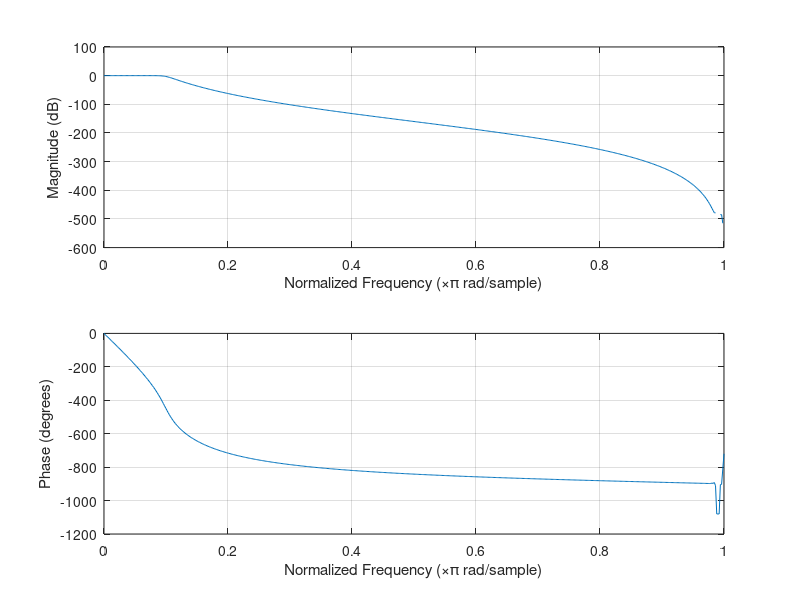
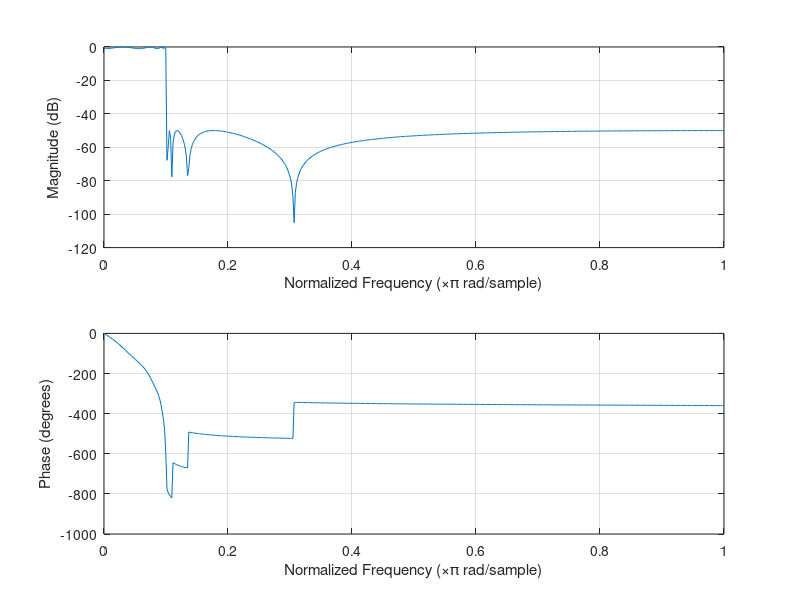
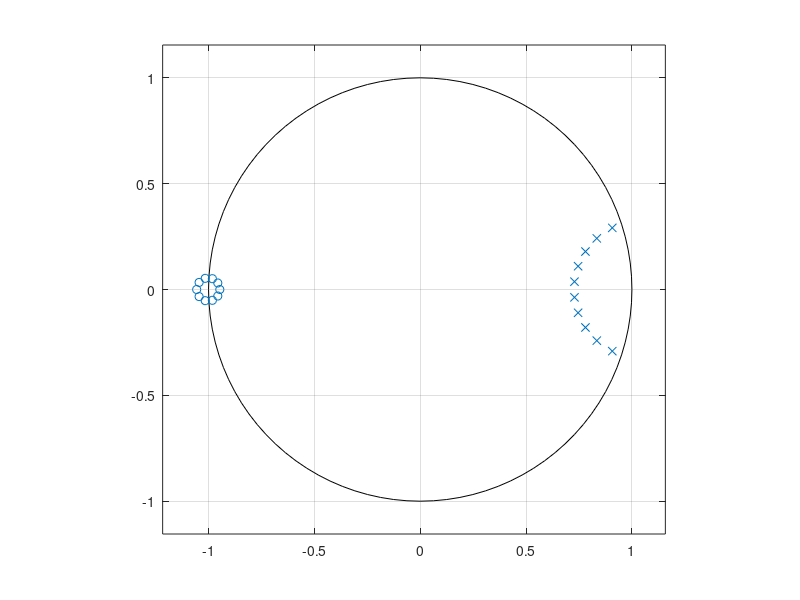
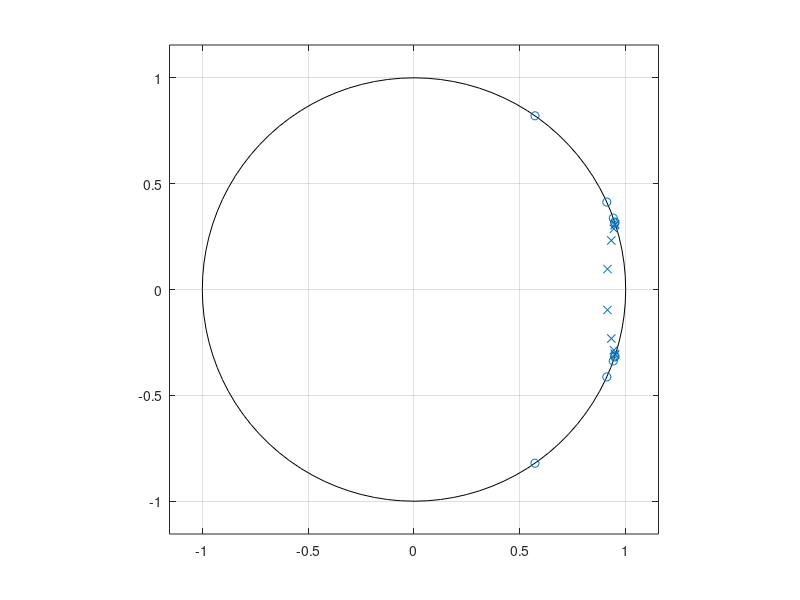

Here is the MATLAB script that generated these plots, in order:
[numb,denb]=butter(10,0.1);
[nume,dene]=ellip(10,1,50,0.1);
figure(1)
freqz(numb,denb) % Plot 1
figure(2)
freqz(nume,dene) % Plot 2
figure(3)
zplane(numb,denb) % Plot 3
figure(4)
zplane(nume,dene) % Plot 4

